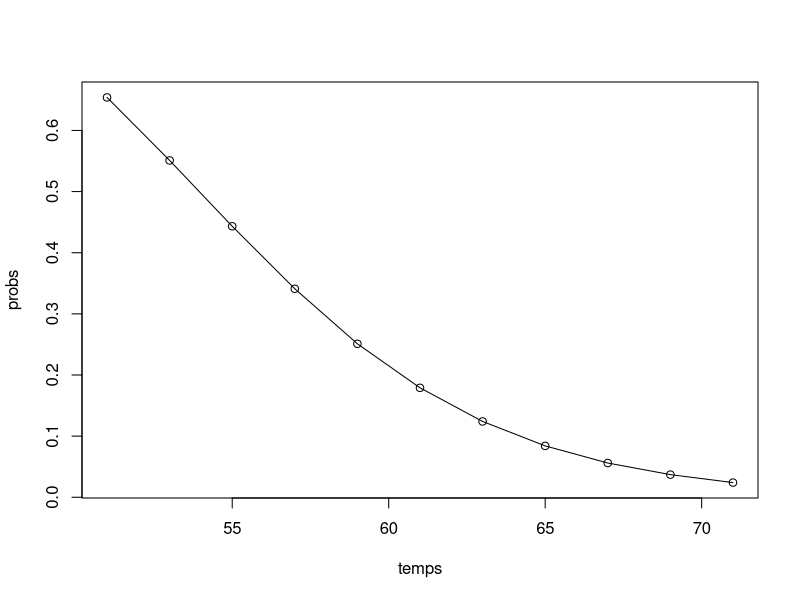

Source code (R):
## ---- chunk 1
temps <- c(51,53,55,57,59,61,63,65,67,69,71)
probs <- c(.65403,.55092,.44325,.341,.251,.179,.124,.084,.056,.037,.024)
plot(x = temps, y = probs, type = "o")
